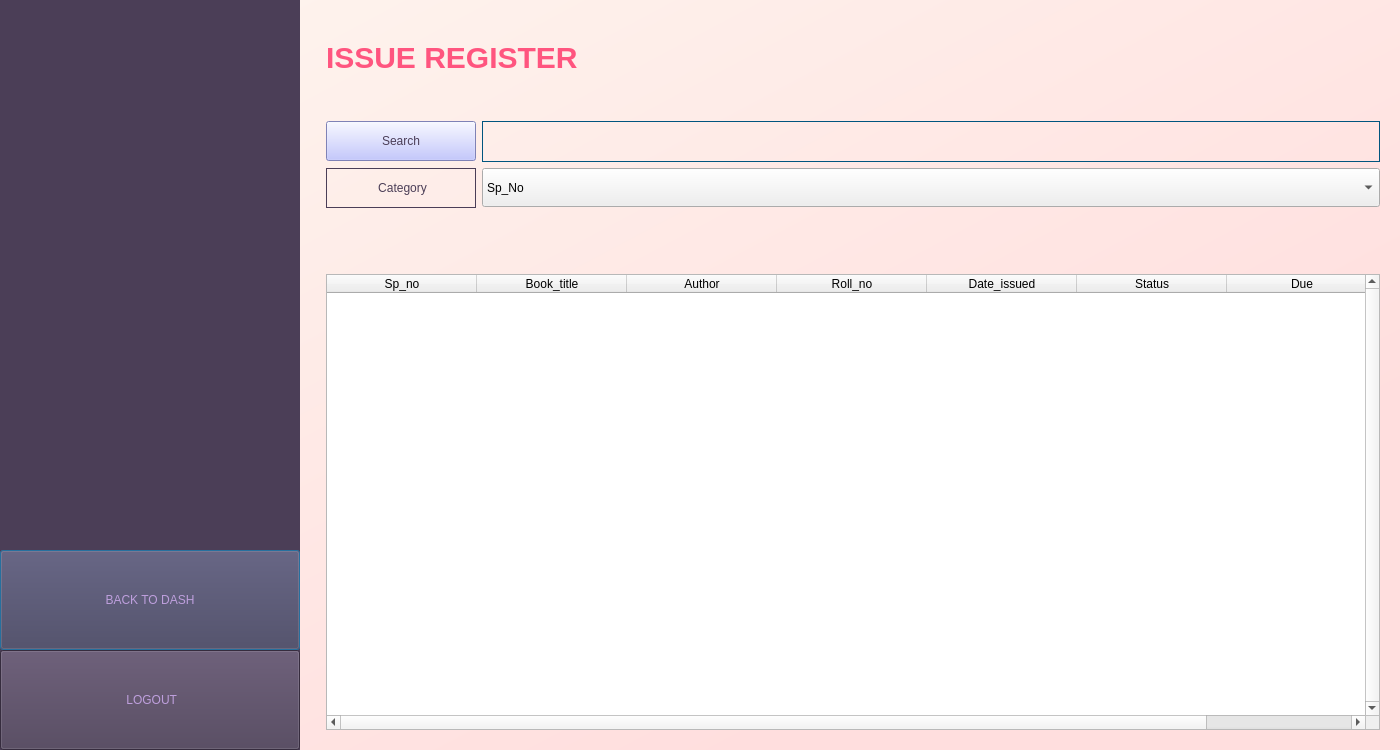
<?xml version="1.0" encoding="UTF-8"?>
<ui version="4.0">
 <class>registerDialog</class>
 <widget class="QDialog" name="registerDialog">
  <property name="geometry">
   <rect>
    <x>0</x>
    <y>0</y>
    <width>1400</width>
    <height>750</height>
   </rect>
  </property>
  <property name="minimumSize">
   <size>
    <width>1400</width>
    <height>750</height>
   </size>
  </property>
  <property name="windowTitle">
   <string>Dialog</string>
  </property>
  <layout class="QVBoxLayout" name="verticalLayout">
   <property name="leftMargin">
    <number>0</number>
   </property>
   <property name="topMargin">
    <number>0</number>
   </property>
   <property name="rightMargin">
    <number>0</number>
   </property>
   <property name="bottomMargin">
    <number>0</number>
   </property>
   <item>
    <widget class="QWidget" name="dashwidget" native="true">
     <property name="enabled">
      <bool>true</bool>
     </property>
     <property name="sizePolicy">
      <sizepolicy hsizetype="Expanding" vsizetype="Expanding">
       <horstretch>0</horstretch>
       <verstretch>0</verstretch>
      </sizepolicy>
     </property>
     <property name="minimumSize">
      <size>
       <width>1400</width>
       <height>750</height>
      </size>
     </property>
     <property name="styleSheet">
      <string notr="true">QWidget#dashwidget{
	background-color : qlineargradient(spread:pad, x1:0, y1:0, x2:1, y2:1, stop:0 rgba(254, 246, 239, 255), stop:0.766169 rgba(255, 222, 222, 255))
}</string>
     </property>
     <layout class="QGridLayout" name="gridLayout_3">
      <property name="sizeConstraint">
       <enum>QLayout::SetNoConstraint</enum>
      </property>
      <property name="leftMargin">
       <number>0</number>
      </property>
      <property name="topMargin">
       <number>0</number>
      </property>
      <property name="rightMargin">
       <number>0</number>
      </property>
      <property name="bottomMargin">
       <number>0</number>
      </property>
      <item row="0" column="0">
       <layout class="QHBoxLayout" name="horizontalLayout">
        <property name="sizeConstraint">
         <enum>QLayout::SetNoConstraint</enum>
        </property>
        <item>
         <widget class="QWidget" name="widget" native="true">
          <property name="minimumSize">
           <size>
            <width>300</width>
            <height>750</height>
           </size>
          </property>
          <property name="styleSheet">
           <string notr="true">background-color: rgb(75, 62, 87);</string>
          </property>
          <layout class="QVBoxLayout" name="verticalLayout_5">
           <property name="spacing">
            <number>0</number>
           </property>
           <property name="leftMargin">
            <number>0</number>
           </property>
           <property name="topMargin">
            <number>0</number>
           </property>
           <property name="rightMargin">
            <number>0</number>
           </property>
           <property name="bottomMargin">
            <number>0</number>
           </property>
           <item>
            <spacer name="verticalSpacer_4">
             <property name="orientation">
              <enum>Qt::Vertical</enum>
             </property>
             <property name="sizeType">
              <enum>QSizePolicy::Preferred</enum>
             </property>
             <property name="sizeHint" stdset="0">
              <size>
               <width>20</width>
               <height>1000</height>
              </size>
             </property>
            </spacer>
           </item>
           <item>
            <widget class="QPushButton" name="homeButton">
             <property name="minimumSize">
              <size>
               <width>300</width>
               <height>100</height>
              </size>
             </property>
             <property name="styleSheet">
              <string notr="true">font: 18pt &quot;Calibri&quot;;
color: rgb(190, 159, 221);</string>
             </property>
             <property name="text">
              <string>BACK TO DASH</string>
             </property>
            </widget>
           </item>
           <item>
            <widget class="QPushButton" name="logout">
             <property name="minimumSize">
              <size>
               <width>300</width>
               <height>100</height>
              </size>
             </property>
             <property name="styleSheet">
              <string notr="true">font: 18pt &quot;Calibri&quot;;
color:rgb(190, 159, 221);
background-color:rgb(75, 62, 87);</string>
             </property>
             <property name="text">
              <string> LOGOUT</string>
             </property>
             <property name="icon">
              <iconset>
               <normaloff>../Lib-Management-latest/logout icon.png</normaloff>../Lib-Management-latest/logout icon.png</iconset>
             </property>
             <property name="iconSize">
              <size>
               <width>30</width>
               <height>30</height>
              </size>
             </property>
            </widget>
           </item>
          </layout>
         </widget>
        </item>
        <item>
         <spacer name="verticalSpacer">
          <property name="orientation">
           <enum>Qt::Vertical</enum>
          </property>
          <property name="sizeHint" stdset="0">
           <size>
            <width>20</width>
            <height>40</height>
           </size>
          </property>
         </spacer>
        </item>
        <item>
         <layout class="QVBoxLayout" name="verticalLayout_3">
          <property name="sizeConstraint">
           <enum>QLayout::SetNoConstraint</enum>
          </property>
          <item>
           <spacer name="horizontalSpacer_3">
            <property name="orientation">
             <enum>Qt::Horizontal</enum>
            </property>
            <property name="sizeHint" stdset="0">
             <size>
              <width>40</width>
              <height>40</height>
             </size>
            </property>
           </spacer>
          </item>
          <item>
           <widget class="QLabel" name="libraryRecords">
            <property name="styleSheet">
             <string notr="true">font-size: 30px;
font: 75 26pt &quot;Trebuchet MS&quot;;
font:bold;
color: rgb(255, 85, 127);</string>
            </property>
            <property name="text">
             <string>ISSUE REGISTER</string>
            </property>
            <property name="textFormat">
             <enum>Qt::AutoText</enum>
            </property>
           </widget>
          </item>
          <item>
           <spacer name="horizontalSpacer">
            <property name="orientation">
             <enum>Qt::Horizontal</enum>
            </property>
            <property name="sizeHint" stdset="0">
             <size>
              <width>40</width>
              <height>40</height>
             </size>
            </property>
           </spacer>
          </item>
          <item>
           <layout class="QGridLayout" name="gridLayout">
            <property name="topMargin">
             <number>0</number>
            </property>
            <item row="1" column="0">
             <widget class="QLabel" name="category">
              <property name="minimumSize">
               <size>
                <width>150</width>
                <height>40</height>
               </size>
              </property>
              <property name="layoutDirection">
               <enum>Qt::LeftToRight</enum>
              </property>
              <property name="styleSheet">
               <string notr="true">font: 11pt &quot;Calibri&quot;;
color: rgb(75, 62, 87);
border : 1px solid rgb(75, 62, 87);</string>
              </property>
              <property name="text">
               <string>&lt;html&gt;&lt;head/&gt;&lt;body&gt;&lt;p align=&quot;center&quot;&gt;Category&lt;/p&gt;&lt;/body&gt;&lt;/html&gt;</string>
              </property>
             </widget>
            </item>
            <item row="1" column="1">
             <widget class="QComboBox" name="categoryBox">
              <property name="minimumSize">
               <size>
                <width>684</width>
                <height>39</height>
               </size>
              </property>
              <property name="styleSheet">
               <string notr="true"/>
              </property>
              <property name="editable">
               <bool>false</bool>
              </property>
              <item>
               <property name="text">
                <string>Sp_No</string>
               </property>
              </item>
              <item>
               <property name="text">
                <string>Book_Title</string>
               </property>
              </item>
              <item>
               <property name="text">
                <string>Author_Name</string>
               </property>
              </item>
              <item>
               <property name="text">
                <string>Roll_no</string>
               </property>
              </item>
              <item>
               <property name="text">
                <string>Date_issued</string>
               </property>
              </item>
              <item>
               <property name="text">
                <string>Status</string>
               </property>
              </item>
             </widget>
            </item>
            <item row="0" column="1">
             <widget class="QLineEdit" name="searchfield">
              <property name="minimumSize">
               <size>
                <width>684</width>
                <height>41</height>
               </size>
              </property>
              <property name="styleSheet">
               <string notr="true">background-color: rgba(0, 0, 0, 0);
border:1px solid rgb(0, 85, 127);
color: rgb(0, 85, 127);
font: 75 11pt &quot;Verdana&quot;;

</string>
              </property>
              <property name="text">
               <string/>
              </property>
              <property name="placeholderText">
               <string/>
              </property>
             </widget>
            </item>
            <item row="0" column="0">
             <widget class="QPushButton" name="searchButton">
              <property name="minimumSize">
               <size>
                <width>150</width>
                <height>40</height>
               </size>
              </property>
              <property name="maximumSize">
               <size>
                <width>150</width>
                <height>40</height>
               </size>
              </property>
              <property name="styleSheet">
               <string notr="true">font: 11pt &quot;Calibri&quot;;
color:rgb(75, 62, 87);
background-color:rgb(178, 182, 255);


</string>
              </property>
              <property name="text">
               <string>Search</string>
              </property>
             </widget>
            </item>
           </layout>
          </item>
          <item>
           <spacer name="horizontalSpacer_2">
            <property name="orientation">
             <enum>Qt::Horizontal</enum>
            </property>
            <property name="sizeHint" stdset="0">
             <size>
              <width>40</width>
              <height>20</height>
             </size>
            </property>
           </spacer>
          </item>
          <item>
           <widget class="QLabel" name="label">
            <property name="styleSheet">
             <string notr="true">font: 13pt &quot;Calibri&quot; bold;
color:rgb(170, 0, 0);</string>
            </property>
            <property name="text">
             <string/>
            </property>
           </widget>
          </item>
          <item>
           <spacer name="horizontalSpacer_5">
            <property name="orientation">
             <enum>Qt::Horizontal</enum>
            </property>
            <property name="sizeHint" stdset="0">
             <size>
              <width>40</width>
              <height>20</height>
             </size>
            </property>
           </spacer>
          </item>
          <item>
           <widget class="QTableWidget" name="registertable">
            <property name="styleSheet">
             <string notr="true">font: 8pt &quot;Calibri&quot;;
</string>
            </property>
            <property name="verticalScrollBarPolicy">
             <enum>Qt::ScrollBarAlwaysOn</enum>
            </property>
            <property name="horizontalScrollBarPolicy">
             <enum>Qt::ScrollBarAlwaysOn</enum>
            </property>
            <property name="sizeAdjustPolicy">
             <enum>QAbstractScrollArea::AdjustIgnored</enum>
            </property>
            <property name="autoScrollMargin">
             <number>16</number>
            </property>
            <property name="editTriggers">
             <set>QAbstractItemView::NoEditTriggers</set>
            </property>
            <property name="showDropIndicator" stdset="0">
             <bool>true</bool>
            </property>
            <property name="alternatingRowColors">
             <bool>true</bool>
            </property>
            <property name="gridStyle">
             <enum>Qt::SolidLine</enum>
            </property>
            <property name="columnCount">
             <number>7</number>
            </property>
            <attribute name="horizontalHeaderDefaultSectionSize">
             <number>150</number>
            </attribute>
            <attribute name="horizontalHeaderStretchLastSection">
             <bool>false</bool>
            </attribute>
            <attribute name="verticalHeaderStretchLastSection">
             <bool>false</bool>
            </attribute>
            <column>
             <property name="text">
              <string>Sp_no</string>
             </property>
            </column>
            <column>
             <property name="text">
              <string>Book_title</string>
             </property>
            </column>
            <column>
             <property name="text">
              <string>Author</string>
             </property>
            </column>
            <column>
             <property name="text">
              <string>Roll_no</string>
             </property>
            </column>
            <column>
             <property name="text">
              <string>Date_issued</string>
             </property>
            </column>
            <column>
             <property name="text">
              <string>Status</string>
             </property>
            </column>
            <column>
             <property name="text">
              <string>Due</string>
             </property>
            </column>
           </widget>
          </item>
          <item>
           <spacer name="horizontalSpacer_4">
            <property name="orientation">
             <enum>Qt::Horizontal</enum>
            </property>
            <property name="sizeHint" stdset="0">
             <size>
              <width>40</width>
              <height>20</height>
             </size>
            </property>
           </spacer>
          </item>
         </layout>
        </item>
        <item>
         <spacer name="verticalSpacer_2">
          <property name="orientation">
           <enum>Qt::Vertical</enum>
          </property>
          <property name="sizeHint" stdset="0">
           <size>
            <width>20</width>
            <height>40</height>
           </size>
          </property>
         </spacer>
        </item>
       </layout>
      </item>
     </layout>
    </widget>
   </item>
  </layout>
 </widget>
 <resources/>
 <connections/>
</ui>
